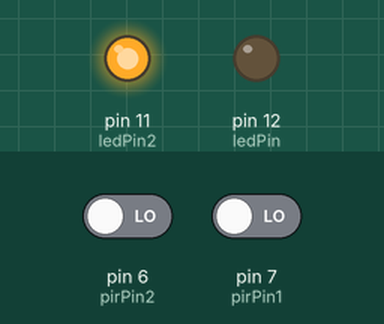
Recording of a sketch running on a simulated Arduino Uno, built with avr-gcc and run on an emulated ATmega328P. Parts: output pins drawn as LEDs (lit = HIGH). The test bench sets the inputs (shaded band); at power-on: pin 6 (pirPin2) LOW, pin 7 (pirPin1) LOW.

Above: at 1.2 s.
1.3 s: pin 6 (pirPin2) driven HIGH
At 2.5 s:
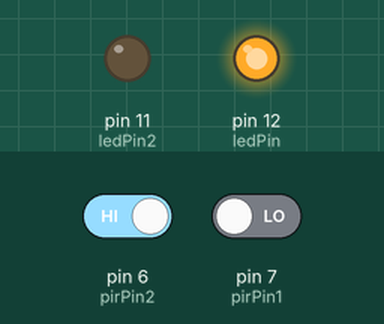
2.8 s: pin 6 (pirPin2) driven LOW
At 3.7 s:
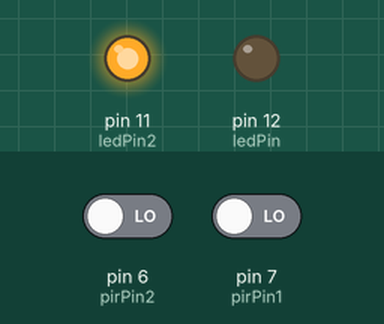
4.3 s: pin 7 (pirPin1) driven HIGH
At 4.9 s:
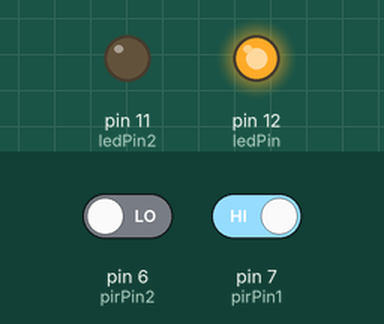
Timing chart, 0 to 7.3 s (numbered marks = the images above; inputs shaded):
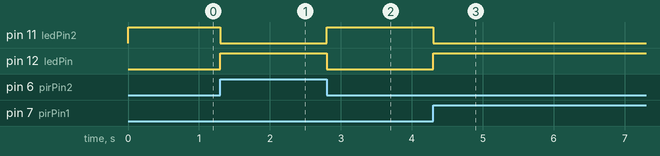

The sketch:

motion-hc-sr501.ino
```cpp
//Henry's Bench
// HC-SR501 Motion Detector
// Sample Sketch
// http://henrysbench.capnfatz.com/henrys-bench/arduino-sensors-and-input/arduino-hc-sr501-motion-sensor-tutorial/
// Good explanation of use of jumper on sensor on the page.

int ledPin = 12;  // LED on Pin 13 of Arduino
int ledPin2 = 11;
int pirPin1 = 7; // Input for HC-S501
int pirPin2 = 6;

int pirValue1; // Place to store read PIR Value
int pirValue2;

void setup() {

  Serial.begin(9600);

  pinMode(ledPin, OUTPUT);
  pinMode(ledPin2, OUTPUT);
  pinMode(pirPin1, INPUT);
  pinMode(pirPin2, INPUT);

  digitalWrite(ledPin, LOW);
  digitalWrite(ledPin2, LOW);

}

void loop() {
  pirValue1 = digitalRead(pirPin1);
  pirValue2 = digitalRead(pirPin2);

  //Serial.println(pirValue);

  if (pirValue1 == 1 or pirValue2 == 1) {
    digitalWrite(ledPin, HIGH);
    digitalWrite(ledPin2, LOW);
    //Serial.println("in ON");
  }
  else {
    digitalWrite(ledPin, LOW);
    digitalWrite(ledPin2, HIGH);
    //Serial.println("in off");
  }

  //digitalWrite(ledPin, pirValue);
  //digitalWrite(ledPin2, pirValue);

  //delay(100);
}
```

Measured:
- after the input at 1.3 s, pin 11 (ledPin2): HIGH → LOW at once; pin 12 (ledPin): LOW → HIGH at once
- after the input at 2.8 s, pin 11 (ledPin2): LOW → HIGH at once; pin 12 (ledPin): HIGH → LOW at once
- after the input at 4.3 s, pin 11 (ledPin2): HIGH → LOW at once; pin 12 (ledPin): LOW → HIGH at once
